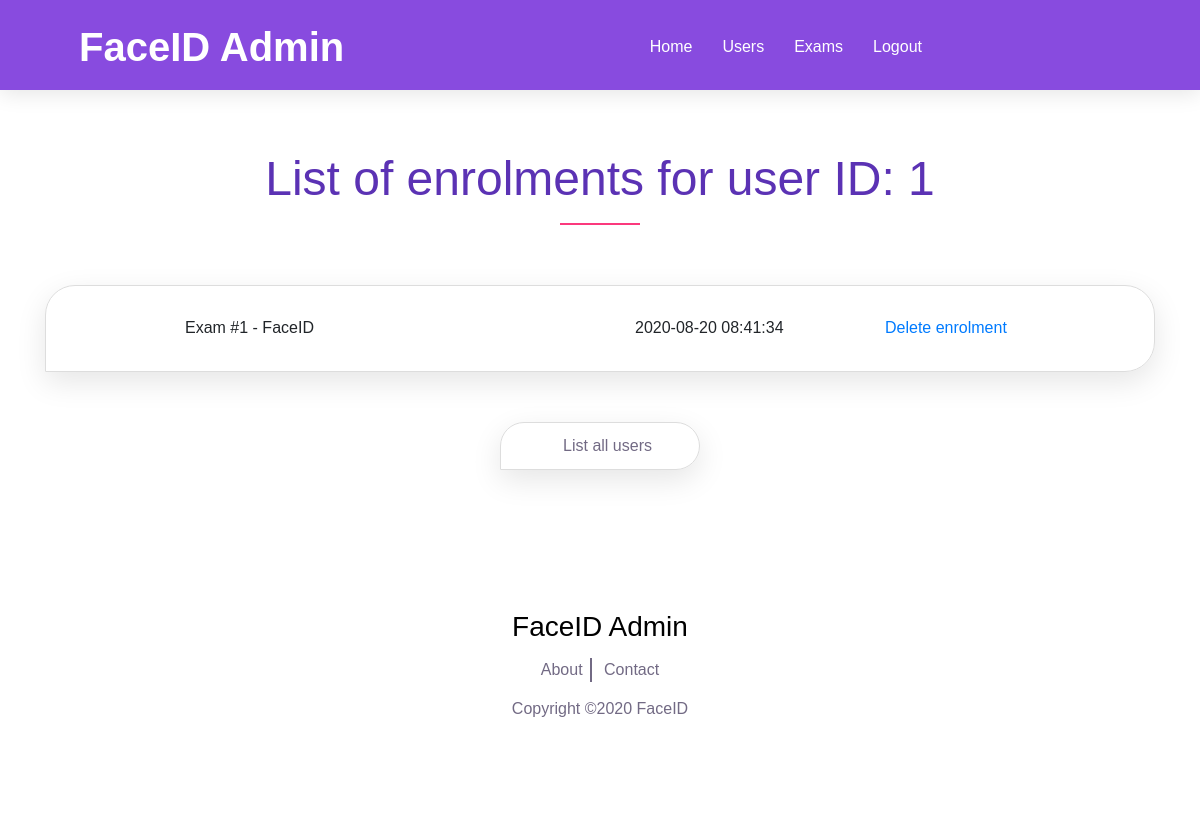
Before: /admin/enrolment/user/1 with the older database file.
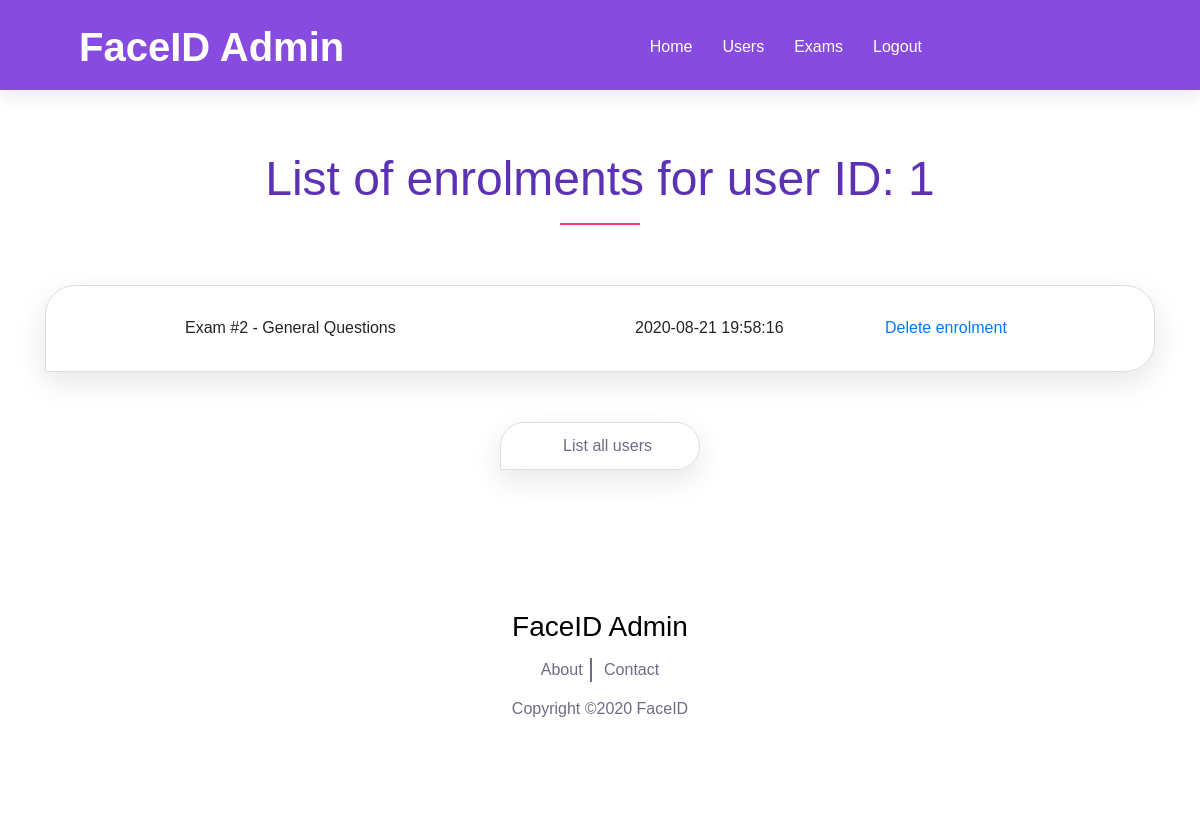
After: the same page with the newer database file.
### app/models.py (models this page shows)
class Enrolment(db.Model):
    __tablename__ = 'enrolment'
    id = db.Column(db.Integer, primary_key=True)
    user_id = db.Column(db.Integer, db.ForeignKey('user.id'), nullable=False)
    exam_id = db.Column(db.Integer, db.ForeignKey('exams.id'), nullable=False)
    date = db.Column(db.DateTime, nullable=False)
    status = db.Column(db.String(50), nullable=False)

class Exams(db.Model):
    __tablename__ = 'exams'
    id = db.Column(db.Integer, primary_key=True)
    title = db.Column(db.String(80), unique=True, nullable=False)

### app/routes.py (the view)
@app.route('/admin/enrolment/user/<user_id>')
def user_enrolment(user_id):
    title = 'User enrolment'
    error=None
    sq = db.session.query(Enrolment.exam_id).filter(Enrolment.user_id == user_id).subquery()
    available_exams =  db.session.query(Exams).filter(Exams.id.notin_(sq)).all()
    enrolment = db.session.query(Enrolment, Exams).outerjoin(Exams, Enrolment.exam_id == Exams.id).filter(Enrolment.user_id == user_id).order_by(Enrolment.date.desc()).all()
    return render_template('./admin/admin_user_enroll.html', error=error, user_id=user_id,  enrolment=enrolment, available_exams=available_exams, title=title)

### app/templates/admin/admin_user_enroll.html (shortened to what this page needs)
{% extends "./admin/admin_base.html" %}
{% block content %}
    <div id="content">
        <section class="special-area bg-white section_padding_150_50" id="about">
            <div class="container">
                <div class="row">
                    <div class="col-12">
                        <div class="section-heading text-center">
                            <h2>List of enrolments for user ID: {{user_id}}</h2>
                            <div class="line-shape"></div>
                        </div>
                    </div>
                </div>
            </div>
            <div class="special_description_area">
                <div class="container">
                    <div class="row">
                        <div class="col-lg-12">
                            <div class="webcam-frame">
                                    <div class="table-container">
                                        <div class='table-wrapper-enrolment'>
                                        {% for row in enrolment %}
                                        <div class='tb-row-25'>
                                            <div class='tb-column-title'> {{ row.Exams.title }}</div>
                                            <div class='tb-column-250'> {{ row.Enrolment.date}}</div>
                                            <div class='tb-column-150'><a href='/admin/delete/{{user_id}}/exam/{{row.Exams.id}}'> Delete enrolment</a> </div>
                                        </div>
                                        {% endfor %}
                                    </div>
                                </div>
                            </div>
                            <div class="down-menu">
                                <div class="app-download-btn wow fadeInUp button-200" data-wow-delay="0.2s">
                                    <a href="/admin/list/users/">
                                        <p class="mb-0">List all users</p>
                                    </a>
                                </div>
                            </div>
                        </div>
                    </div>
                </div>
            </div>
        </section>
        </div>
        {% endblock %}

### app/templates/admin/admin_base.html (shortened to what this page needs)
<!DOCTYPE html>
<html lang="en">
<head>
    <link href="/static/style.css" rel="stylesheet">
    <link href="/static/css/responsive.css" rel="stylesheet">
</head>
<body>
    <header class="header_area">
        <div class="container-fluid">
            <div class="row align-items-center">
                <div class="col-12 col-lg-10">
                    <div class="menu_area">
                        <nav class="navbar navbar-expand-lg navbar-light">
                            <a class="navbar-brand" href="/admin/">FaceID Admin</a>
                            <div class="collapse navbar-collapse" id="ca-navbar">
                                <ul class="navbar-nav ml-auto" id="nav">
                                    <li class="nav-item"><a class="nav-link" href="/admin/">Home</a></li>
                                    <li class="nav-item"><a class="nav-link" href="/admin/list/users/">Users</a></li>
                                    <li class="nav-item"><a class="nav-link" href="/admin/list/exams/">Exams</a></li>
                                    <li class="nav-item"><a class="nav-link" href="/admin/logout/">Logout</a></li>
                                </ul>
                            </div>
                        </nav>
                    </div>
                </div>
            </div>
        </div>
    </header>
    {% block content %}{% endblock %}
    <footer class="footer-social-icon text-center section_padding_70 clearfix">
        <div class="footer-text">
            <h3>FaceID Admin</h3>
        </div>
        <div class="footer-menu">
            <nav>
                <ul>
                    <li><a href="#">About</a></li>
                    <li><a href="#">Contact</a></li>
                </ul>
            </nav>
        </div>
        <div class="copyright-text">
            <p>Copyright ©2020 FaceID</p>
        </div>
    </footer>
</body>
</html>

### app/static/style.css (style rules this page uses)
body { font-family: 'Cabin', sans-serif; background-color: #fff; }
h1, h2, h3, h4, h5, h6 { font-family: 'Cabin', sans-serif; font-weight: 400; color: #000; line-height: 1.2; }
.section_padding_150_50 { padding-top: 150px; padding-bottom: 50px; }
.section_padding_70 { padding-top: 70px; padding-bottom: 70px; }
ul, ol { margin: 0; padding: 0; }
a, a:hover, a:focus, a:active { text-decoration: none; -webkit-transition-duration: 500ms; -o-transition-duration: 500ms; transition-duration: 500ms; }
li { list-style: none; }
p { color: #726a84; font-size: 16px; font-weight: 300; margin-top: 0; }
.section-heading > h2 { font-weight: 300; color: #5b32b4; font-size: 48px; margin: 0; }
.section-heading { margin-bottom: 60px; }
.line-shape-white, .line-shape { width: 80px; height: 2px; background-color: #fb397d; margin-top: 15px; }
.line-shape { margin-left: calc(50% - 40px); }
.header_area { left: 0; position: absolute; width: 100%; z-index: 99; top: 0; padding: 0 4%; background-color: #884bdf; -webkit-box-shadow: 0 4px 20px rgba(0, 0, 0, 0.1); box-shadow: 0 4px 20px rgba(0, 0, 0, 0.1); height: 90px; }
.menu_area .navbar-brand { font-size: 40px; font-weight: 700; color: #fff; margin: 0; line-height: 1; padding: 0; }
.menu_area { position: relative; z-index: 2; }
.menu_area #nav .nav-link { color: #fff; display: block; font-size: 16px; font-weight: 500; border-radius: 30px; -webkit-transition-duration: 500ms; -o-transition-duration: 500ms; transition-duration: 500ms; padding: 35px 15px; }
.app-download-btn a { border: 1px solid #ddd; display: -webkit-box; display: -ms-flexbox; display: flex; -webkit-box-align: center; -ms-flex-align: center; align-items: center; padding: 15px 30px; border-radius: 30px 30px 30px 0; -webkit-box-shadow: 0 10px 30px rgba(0, 0, 0, 0.1); box-shadow: 0 10px 30px rgba(0, 0, 0, 0.1); -webkit-box-pack: center; -ms-flex-pack: center; justify-content: center; margin:20px 0 20px 0; }
.app-download-btn a p { font-size: 16px; line-height: 1; -webkit-transition-duration: 500ms; -o-transition-duration: 500ms; transition-duration: 500ms; }
.app-download-btn:first-child { margin-right: 20px; }
.footer-text { margin-bottom: 15px; }
.footer-menu ul li { display: inline-block; }
.footer-menu ul li a { border-right: 2px solid #726a84; display: block; padding: 0 7.5px; color: #726a84; }
.footer-menu ul li:last-child a { border-right: 0 solid #ddd; }
.footer-social-icon { margin-bottom: 30px; }
.footer-menu { margin-bottom: 15px; }
.copyright-text > p { margin-bottom: 0; }
.webcam-frame { border: 1px solid #ddd; border-top-color: rgb(221, 221, 221); border-right-color: rgb(221, 221, 221); border-bottom-color: rgb(221, 221, 221); border-left-color: rgb(221, 221, 221); display: -webkit-box; display: -ms-flexbox; display: flex; -webkit-box-align: center; -ms-flex-align: center; align-items: center; padding: 15px 30px; border-radius: 30px 30px 30px 0; -webkit-box-shadow: 0 10px 30px rgba(0, 0, 0, 0.1); box-shadow: 0 10px 30px rgba(0, 0, 0, 0.1); -webkit-box-pack: center; -ms-flex-pack: center; justify-content: center; margin-bottom: 50px; }
.button-200 { width: 200px; }
.table-wrapper-enrolment { margin: 15px; background-color: rgb(255, 255, 255); width:100%; }
.table-container { display: flex; flex-direction: column; background-color: rgb(255, 255, 255); }
.tb-row-25 { display: flex; flex-direction: row; flex-wrap: wrap; width: 100%; height:25px; padding: 0 5px 0 5px; }
.down-menu { text-align: center; margin-left: auto; margin-right: auto; width: 200px; }
.tb-column-title { padding: 0 10px 0 10px; width: 450px; text-align: left; }
.tb-column-150 { padding: 0 10px 0 10px; width: 150px; text-align: left; }
.tb-column-250 { padding: 0 10px 0 10px; width: 250px; text-align: left; }

Changed rows visible on the page:
changed Enrolment: Exams "Exam #1 - FaceID" → "Exam #2 - General Questions"; Enrolment "2020-08-20 08:41:34" → "2020-08-21 19:58:16"
